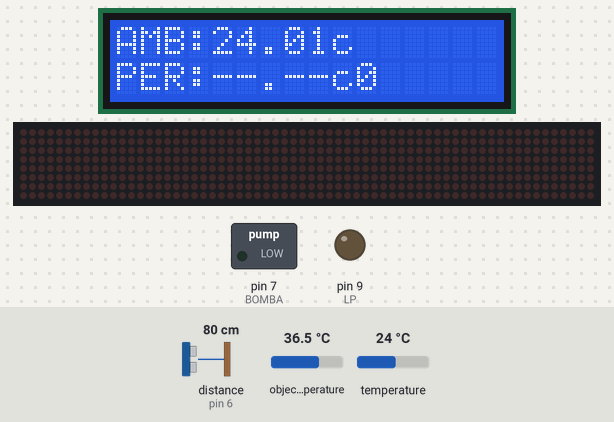
A sketch run on a simulated Arduino Uno, built with avr-gcc and run on an emulated ATmega328P. On the bench: 16×2 character LCD, 64×8 LED matrix, switched loads named in the sketch (green lamp = pin HIGH), output pins drawn as LEDs (lit = HIGH). Wiring (inferred from the names in the program): ultrasonic range finder: trigger pin 5; echo pin 6. Dashed ring = blinking. Inputs (shaded band) come from the test bench; at power-on: distance to the obstacle (sensor on pin 6) 80 cm, object temperature 36.5 °C, temperature 24 °C. The echo pulse lasts 58.3 µs per cm; pins used as bus, display or sensor lines are not drawn; what the sketch prints to the serial monitor is not drawn.

Above: at 3.7 s.
3.8 s: distance to the obstacle (sensor on pin 6) set to 13 cm
5.7 s: distance to the obstacle (sensor on pin 6) set to 10 cm
At 7.8 s:
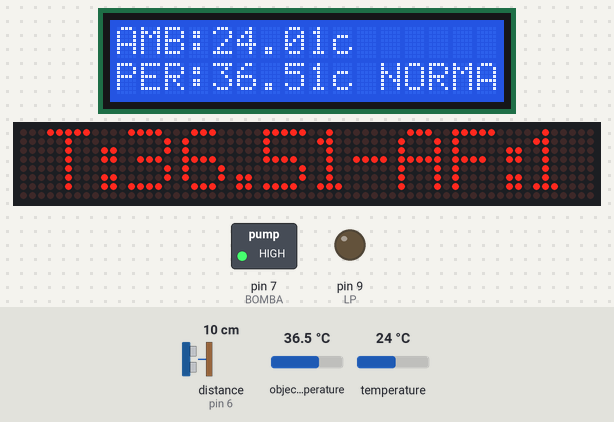
10.6 s: object temperature set to 37.2 °C
At 13.9 s:
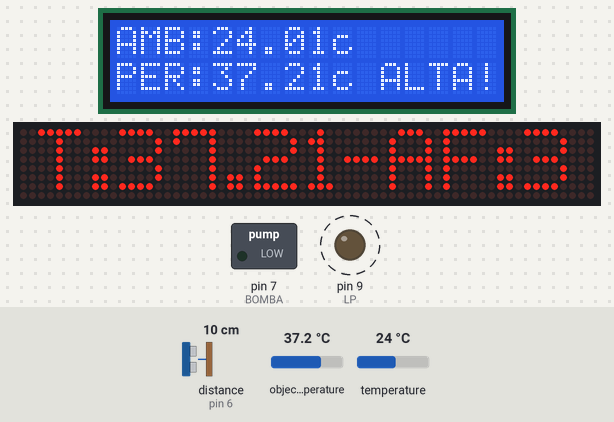
15.5 s: temperature set to 12 °C
At 17.3 s:
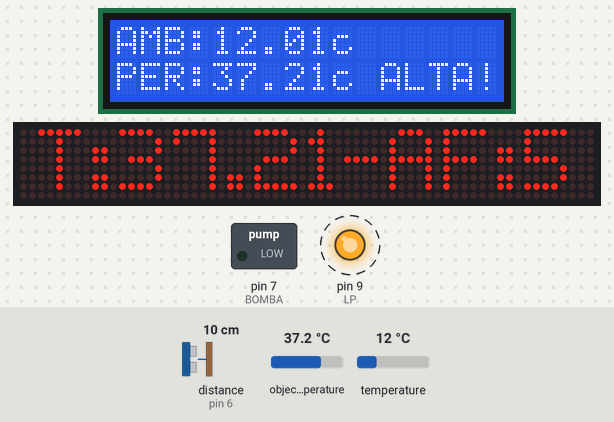
19.1 s: object temperature set to 20 °C
At 23.4 s:
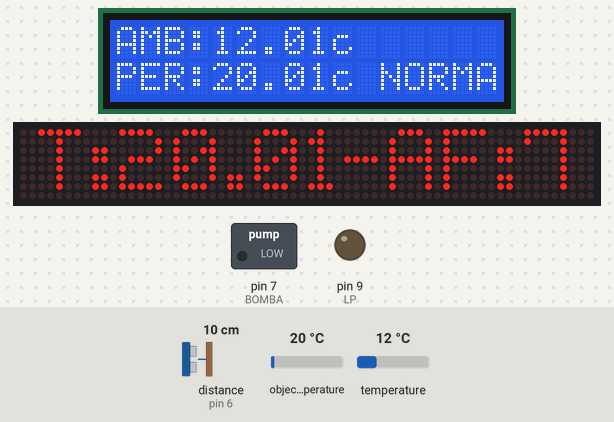
23.8 s: distance to the obstacle (sensor on pin 6) set to 18 cm
At 26.5 s:
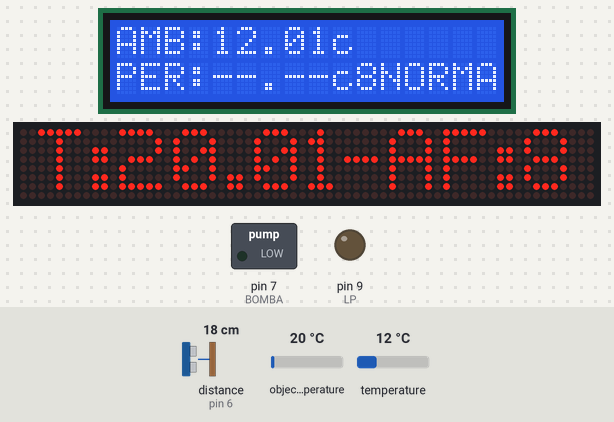
Timing chart, 0 to 28.0 s (numbered marks = the images above; inputs shaded):
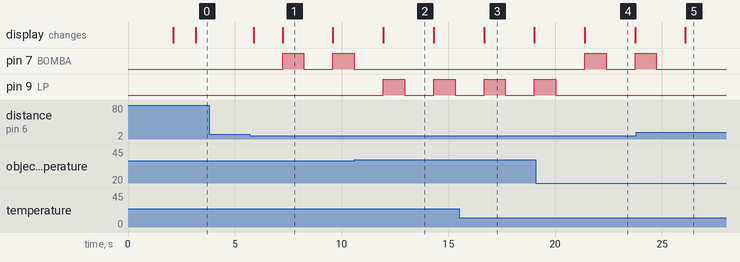

Measured:
- the behaviour switches between 12 and 11 cm on distance to the obstacle (sensor on pin 6) (found by bisection; images 0 and 1)
- the behaviour switches between 36.9 and 37 °C on object temperature (found by bisection; images 1 and 2)
- after the input at 3.8 s, every drawn part: stays the same
- after the input at 5.7 s, pin 7 (BOMBA): alternates HIGH for 1.0 s and LOW for 1.4 s, starting after 1.5 s; the display: first changes after 0.18 s (image 1 shows a later state)
- after the input at 10.6 s, pin 7 (BOMBA): stops changing and stays LOW; pin 9 (LP): alternates HIGH for 1.0 s and LOW for 1.4 s, starting after 1.4 s; the display: changes after 1.4 s (image 2)
- after the input at 19.1 s, pin 7 (BOMBA): LOW → HIGH after 2.3 s, → LOW 1.0 s later, → HIGH 1.4 s later; pin 9 (LP): goes on until 20.0 s, then stays LOW; the display: changes after 2.3 s (image 4)
- after the input at 23.8 s, pin 7 (BOMBA): goes on until 24.7 s, then stays LOW
- what the display in image 1 shows lasts 2.4 s, from 7.2 s to 9.6 s

The sketch:

barrera.ino
```cpp
/* Termometro de personas V1.0
 * PICAIO SAS
 * reforma del programa por Joaquin Cañete el 21/04/2021 en Santa Fe Argentina
 * sensa temperatura, cuenta, activa bomba si la temp es normal y envia datos a la matriz led/
 */
//Librerias
#include <Wire.h> //comms
#include <Adafruit_MLX90614.h> //Termico
#include <LiquidCrystal_I2C.h> //Pantalla
#include <SR04.h> //Ultrasonido
#include <MD_Parola.h> //Matriz Led
#include <MD_MAX72xx.h> //Matriz Led
#include <SPI.h>
const uint16_t WAIT_TIME = 1000;
//Definicion de Pines
#define Echo 6 //Echo del Ultrasonido
#define Trig 5 //Trig del Ultrasonido
#define LP 9 //Salida LED
#define BOMBA 7 //Salida BOMBA
#define HARDWARE_TYPE MD_MAX72XX::FC16_HW   //FC16_HW
#define MAX_DEVICES 8
#define CLK_PIN   13
#define DATA_PIN  11
#define CS_PIN    10

MD_Parola P = MD_Parola(HARDWARE_TYPE, DATA_PIN, CLK_PIN, CS_PIN, MAX_DEVICES);

//Inicializar
Adafruit_MLX90614 mlx = Adafruit_MLX90614(); //Sensor Termico
//LiquidCrystal_I2C lcd(0x27, 2, 1, 0, 4, 5, 6, 7, 3, POSITIVE); // Pantalla LCD
LiquidCrystal_I2C lcd(0x27, 16, 2);
SR04 sr04=SR04(Echo,Trig); //Ultrasonido

//Variables
int Espera1=300; //Espera en el loop
//Distancia
int Dist; //Distancia del ultrasonico
int DistMin=10; //Distancia minima para detectar al sujeto (mm)
int Presente=0; //Si hay alguien frente al Termometro
int Espera=500; //Tiempo de espera para verificar sujeto
unsigned long Tiempo=0; //Tiempo que lleva detectado para Millis
int Ahora=0; //Millis en el momento que se inicia
//Contador
int counter = 0;
int currentState = 0;
int previousState = 0;

//Temperatura
float TempObj; //Temperatura del sujeto
int TempMax=37.50; //Temperatura maxima permitida
int TpoAlarma=1000; //Tiempo de Alarma por alta temperatura

void setup()
{
  Serial.begin (9600);
  Wire.begin();
  pinMode(LP,OUTPUT); //LED
  pinMode(BOMBA,OUTPUT); //BOMBA
  pinMode(Trig,OUTPUT);
  pinMode(Echo,INPUT);
  mlx.begin(); //Termico

  Serial.begin(115200);
  //Sonido inicial
  //tone(12,NOTE_C5,3000);
  //digitalWrite(LP,HIGH);
  //delay(3000);
  //digitalWrite(LP,LOW);

//Mensaje inicial
  lcd.begin();
  lcd.clear();
  lcd.setCursor(0,0);
  lcd.print("ABS MONTAJES");
  lcd.setCursor(0,1);
  lcd.print("BARRERA COVID");
  lcd.setCursor(0,0);
  lcd.print("INICIALIZANDO..");
  delay(2000);
  lcd.clear();
  lcd.setCursor(0,0);
  lcd.print("AMB: ");
  lcd.setCursor(0,1);
  lcd.print("PER: ");
  P.begin();
}

void loop()
{
  //CONTADOR DE AFORO CON HC-SR04
 long duration, distance;
 digitalWrite(Trig, LOW);
 delayMicroseconds(2);
 digitalWrite(Trig, HIGH);
 delayMicroseconds(10);
 digitalWrite(Trig, LOW);
 duration = pulseIn(Echo, HIGH);
 distance = (duration/2) / 29.1;
 if (distance <= 10){
 currentState = 1;
 }
 else {
 currentState = 0;
 }
 delay(1000);
 if(currentState != previousState){
if(currentState == 1){
counter = counter + 1;
Serial.println(counter);
    }
  }
//TERMINA CONTADOR DE AFORO

  //P.print("BARRERA DE TESTEO ABS");
//Distancia
Dist=sr04.Distance();
if(Dist>DistMin) //No hay nadie
{
  Presente=0;
  Tiempo=millis();
}
if(Dist<=DistMin && Presente==0) //Llego alguien, tomemos el tiempo
{
  Presente=1;
  Tiempo=millis();
}

if(Presente==1)
{
  if(millis()-Tiempo>Espera) //Se completo el tiempo
  {
    Presente=2;
  }
}

//Actualizar pantalla
lcd.setCursor(12,3);
//Temperaturas
lcd.setCursor(4,0);
lcd.print(mlx.readAmbientTempC());
lcd.setCursor(9,0);
lcd.print("c");
Serial.print("A");
Serial.println(mlx.readAmbientTempC());

TempObj=mlx.readObjectTempC();
switch(Presente)
{
  case 0: //No hay nadie
  lcd.setCursor(4,1);
  lcd.print("--.--c");
  lcd.setCursor(10,1);
  lcd.print(counter);
  Serial.println("BUSCANDO...  ");
  Serial.println("B");// Se envia B para el dato
  break;

  case 1: //Llego alguien
  lcd.setCursor(4,2);
  lcd.print("--.--c");
  lcd.setCursor(4,1);
  lcd.print("MIDO...");
  Serial.println("LEYENDO...");
  //tone(12,NOTE_C5,TpoAlarma);
  break;

  case 2: //Se Completo el tiempo
  lcd.setCursor(4,1);
  lcd.print(TempObj);
  lcd.setCursor(9,1);
  lcd.print("c");
  Serial.print("T"); // temperatura medida
  Serial.println(TempObj);
  P.setTextAlignment(PA_CENTER);
  String msg1 = "T:";
  String msg2 = "AF:";
  String msg3 = "-";
  msg1+= String(TempObj) += msg3 += msg2 += String(counter);
  P.print (msg1),(TempObj),(msg3),(msg2),(counter);
  if(TempObj>TempMax)
  {
    //tone(12,NOTE_G5,TpoAlarma);
   lcd.setCursor(10,1);
   lcd.print(" ALTA!");
   digitalWrite(LP,HIGH);
   delay(TpoAlarma);
   digitalWrite(LP,LOW);
   Serial.println("D"); // temperatura alta

  }
  else
  {
  lcd.setCursor(10,1);
  lcd.print(" NORMAL");
  digitalWrite(BOMBA,HIGH);
  delay(TpoAlarma);
  digitalWrite(BOMBA,LOW);

  }
  break;
}


delay(Espera1);

}
```
